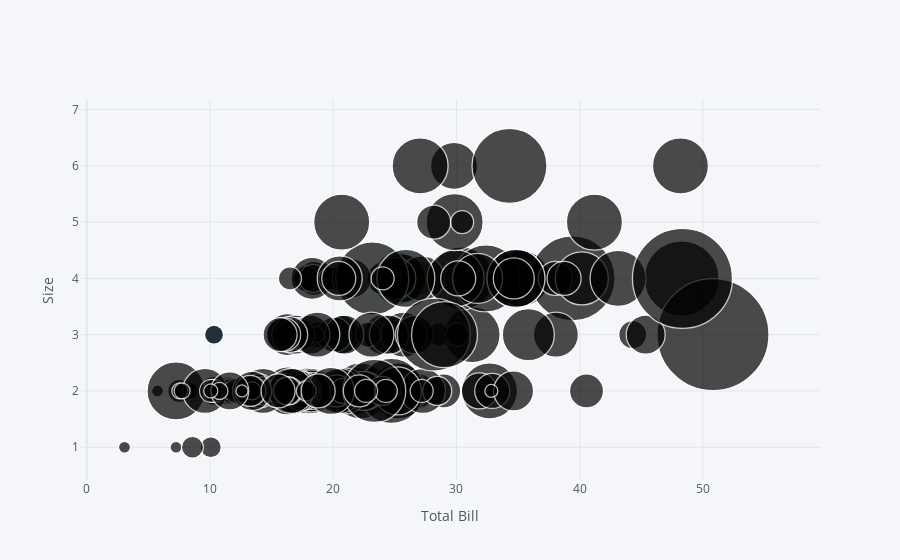

The notebook cell saved with this chart:
### Code cell
data.iplot(kind='bubble', x='total_bill', y='size', size='tip', xTitle='Total Bill', yTitle='Size')

### Figure 1 — Plotly figure (JSON) as saved in the notebook; plotly's stock layout.template omitted (floating-point values rounded to 4 significant figures; data arrays with more than 128 entries replaced by an {"elided": "..."} marker saying what was removed)
{"data": [{"marker": {"color": ["rgb(255, 153, 51)", "rgb(55, 128, 191)", "rgb(50, 171, 96)", "rgb(128, 0, 128)", "rgb(219, 64, 82)", "rgb(0, 128, 128)", "rgb(255, 255, 51)", "rgb(128, 128, 0)", "rgb(251, 128, 114)", "rgb(128, 177, 211)"], "line": {"width": 1.3}, "size": {"elided": "244 int values"}, "symbol": "circle"}, "mode": "markers", "text": "", "type": "scatter", "x": {"elided": "244 float values"}, "y": {"elided": "244 int values"}}], "layout": {"legend": {"bgcolor": "#F5F6F9", "font": {"color": "#4D5663"}}, "paper_bgcolor": "#F5F6F9", "plot_bgcolor": "#F5F6F9", "title": {"font": {"color": "#4D5663"}}, "xaxis": {"gridcolor": "#E1E5ED", "showgrid": true, "tickfont": {"color": "#4D5663"}, "title": {"font": {"color": "#4D5663"}, "text": "Total Bill"}, "zerolinecolor": "#E1E5ED"}, "yaxis": {"gridcolor": "#E1E5ED", "showgrid": true, "tickfont": {"color": "#4D5663"}, "title": {"font": {"color": "#4D5663"}, "text": "Size"}, "zerolinecolor": "#E1E5ED"}}}
